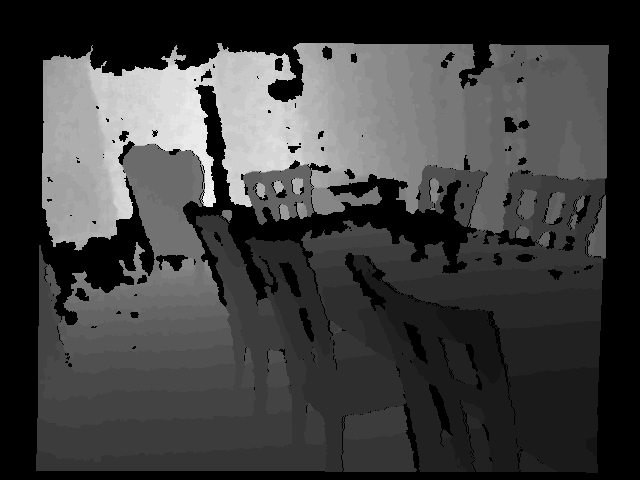
//> input picture ch5_image_processing/joinMap/depth/1.pgm, 640 x 480 px
$ ./imageBasics ../joinMap/depth/1.pgm   (built with g++ and OpenCV 4)
//> lines starting //> are read from the running program, lines starting //| are printed output that depends on the picture; after the words box and inside, x2 and y2 are one past the last pixel; in counts of white or black regions, pixels touching at a corner belong together
#include <iostream>
#include <chrono>
using namespace std;

#include <opencv2/core/core.hpp>
#include <opencv2/highgui/highgui.hpp>

int main( int argc, char** argv)
{
  cv::Mat image;
  image = cv::imread( argv[1] );
//> image is the input picture: 480 rows x 640 cols, CV_8UC3; min 0, max 38, mean 9.4

  if( image.data == nullptr)
  {
  	cerr << "document " << argv[1] << "does not exist" << endl;
  	return 0;
  }

  // output basic info about the image
  cout << "image width: " << image.cols << " image height: " << image.rows << " channel num: " << image.channels() << endl;
//| image width: 640 image height: 480 channel num: 3
  cv::imshow("image", image);
  cv::waitKey(0);

  if( image.type() != CV_8UC1 && image.type() != CV_8UC3 ){
  	cout << "plaese input a color or gray scale image" << endl;
  	return 0;
  }

  //Go through the whole image
  chrono::steady_clock::time_point t1 = chrono::steady_clock::now();
  for(size_t y = 0; y < image.rows; y++){
  	for( size_t x = 0; x < image.cols; x++ ){
  	  unsigned char* row_ptr = image.ptr<unsigned char>( y );
  	  unsigned char* data_ptr = &row_ptr[ x*image.channels() ];

  	  for( int c = 0; c != image.channels(); c++){
  	  	unsigned char data = data_ptr[c];
  	  }

  	}
  }
  chrono::steady_clock::time_point t2 = chrono::steady_clock::now();
  chrono::duration<double> time_used = chrono::duration_cast<chrono::duration<double>>( t2 - t1 );
  cout << "time used for going through the whole image: " << time_used.count() << "s" << endl;

  cv::Mat image_another = image;
  image_another( cv::Rect(0, 0, 100, 100) ).setTo(0);
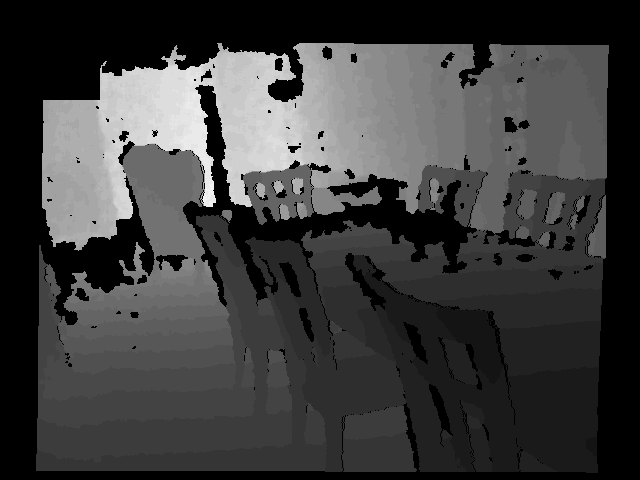
//> image_another: 480 rows x 640 cols, CV_8UC3; 0.77% of pixels changed, all inside (x1, y1, x2, y2) = (43, 45, 100, 100); drawn with min black and max white
  cv::imshow("image", image);
  cv::waitKey(0);

  cv::Mat image_clone = image.clone();
  image_clone( cv::Rect(0, 0, 100, 100) ).setTo(255);
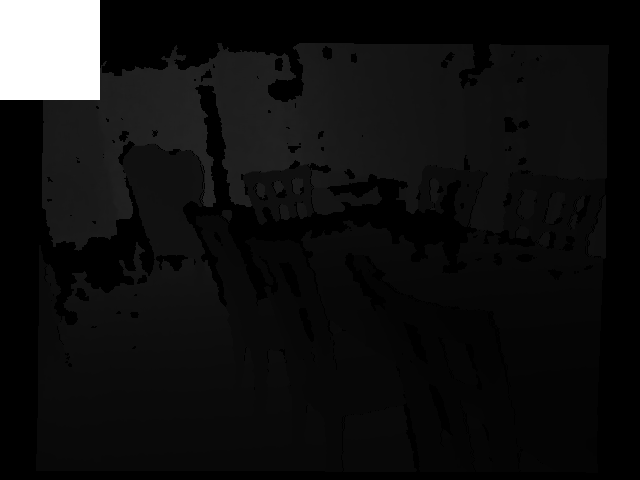
//> image_clone: 480 rows x 640 cols, CV_8UC3; 3.26% of pixels changed, all inside (x1, y1, x2, y2) = (0, 0, 100, 100)
  cv::imshow ( "image", image );
  cv::imshow ( "image_clone", image_clone );
  cv::waitKey (0);

  cv::destroyAllWindows();
  return 0;
}

$ run again, on ch5_image_processing/joinMap/depth/3.pgm
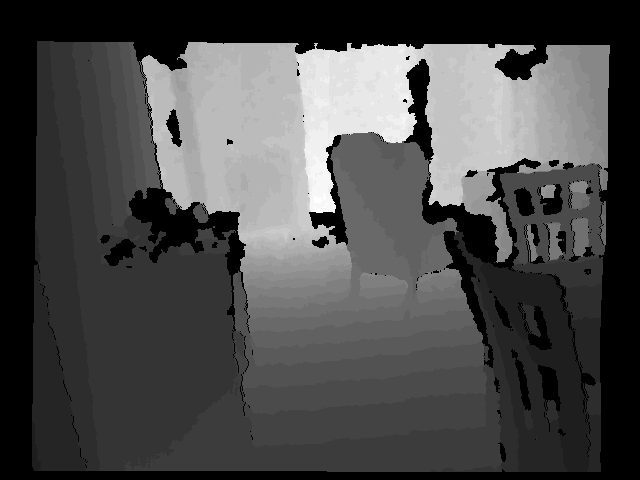
//> input picture ch5_image_processing/joinMap/depth/3.pgm, 640 x 480 px
//> image is the input picture: 480 rows x 640 cols, CV_8UC3; min 0, max 34, mean 9.9
//| image width: 640 image height: 480 channel num: 3
//> `image_another( cv::Rect(0, 0, 100, 100) ).setTo(0);`:
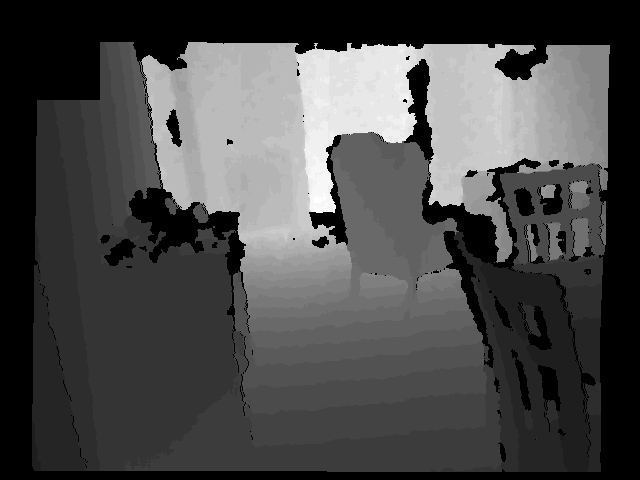
//> image_another: 480 rows x 640 cols, CV_8UC3; 1.19% of pixels changed, all inside (x1, y1, x2, y2) = (37, 41, 100, 100); drawn with min black and max white
//> `image_clone( cv::Rect(0, 0, 100, 100) ).setTo(255);`:
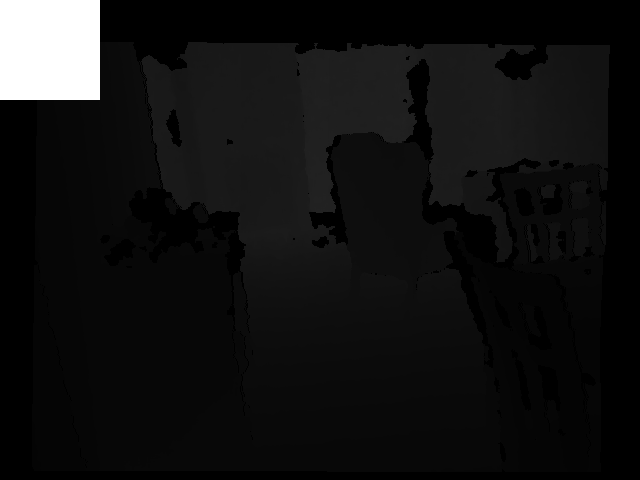
//> image_clone: 480 rows x 640 cols, CV_8UC3; 3.26% of pixels changed, all inside (x1, y1, x2, y2) = (0, 0, 100, 100)

$ run again, on ch5_image_processing/joinMap/depth/4.pgm
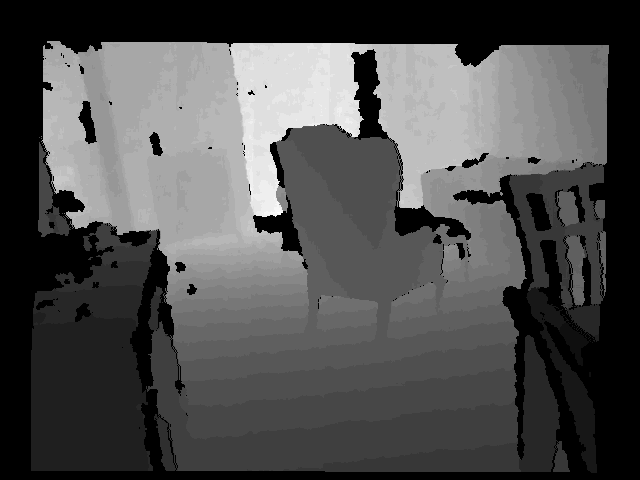
//> input picture ch5_image_processing/joinMap/depth/4.pgm, 640 x 480 px
//> image is the input picture: 480 rows x 640 cols, CV_8UC3; min 0, max 32, mean 9.9
//| image width: 640 image height: 480 channel num: 3
//> `image_another( cv::Rect(0, 0, 100, 100) ).setTo(0);`:
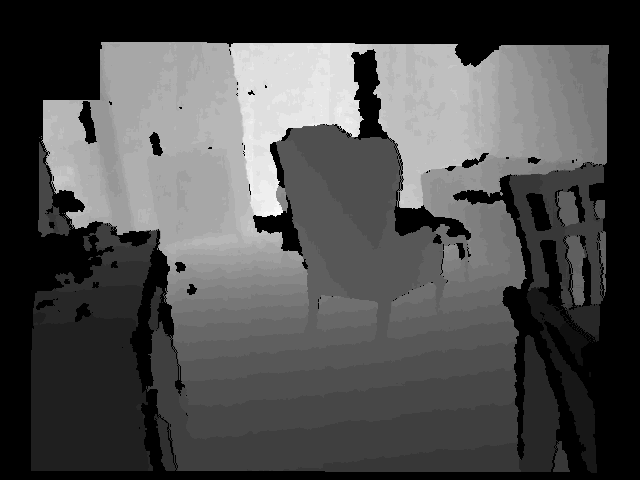
//> image_another: 480 rows x 640 cols, CV_8UC3; 0.94% of pixels changed, all inside (x1, y1, x2, y2) = (43, 41, 100, 100); drawn with min black and max white
//> `image_clone( cv::Rect(0, 0, 100, 100) ).setTo(255);`:
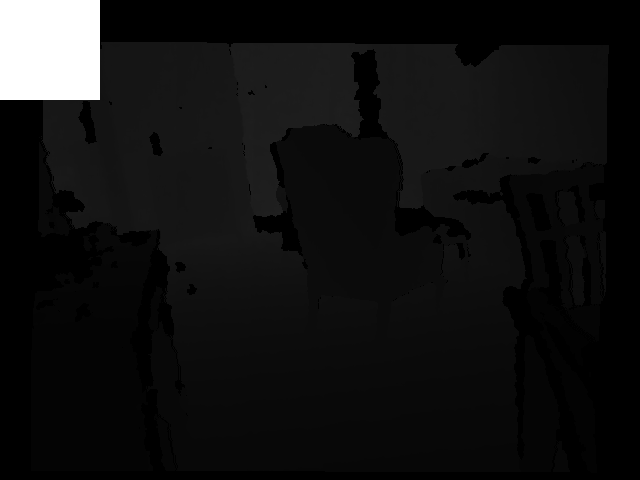
//> image_clone: 480 rows x 640 cols, CV_8UC3; 3.26% of pixels changed, all inside (x1, y1, x2, y2) = (0, 0, 100, 100)

$ run again, on ch5_image_processing/joinMap/depth/5.pgm
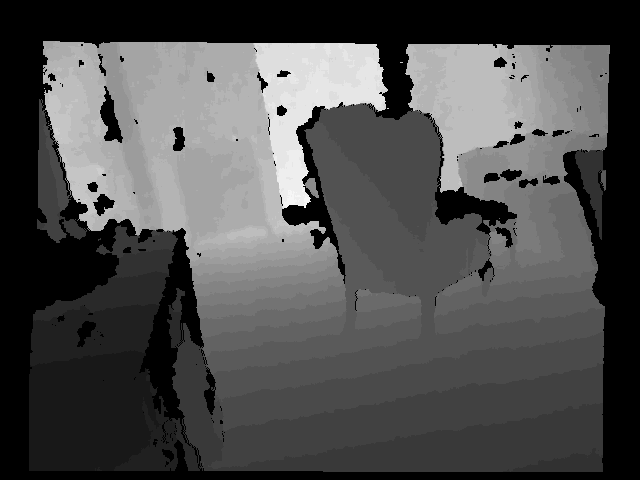
//> input picture ch5_image_processing/joinMap/depth/5.pgm, 640 x 480 px
//> image is the input picture: 480 rows x 640 cols, CV_8UC3; min 0, max 31, mean 9.5
//| image width: 640 image height: 480 channel num: 3
//> `image_another( cv::Rect(0, 0, 100, 100) ).setTo(0);`:
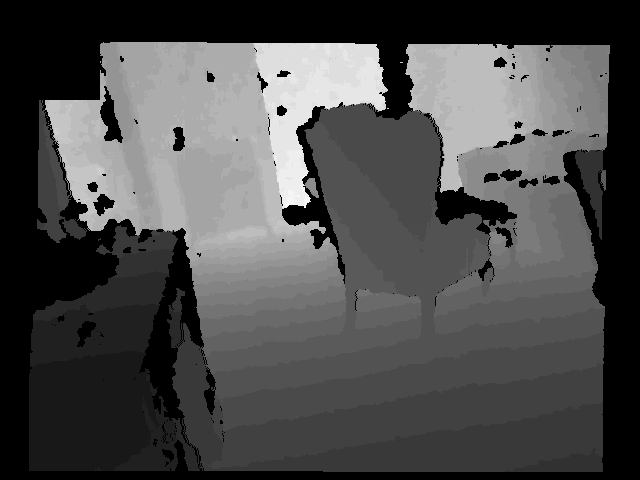
//> image_another: 480 rows x 640 cols, CV_8UC3; 1% of pixels changed, all inside (x1, y1, x2, y2) = (39, 41, 100, 100); drawn with min black and max white
//> `image_clone( cv::Rect(0, 0, 100, 100) ).setTo(255);`:
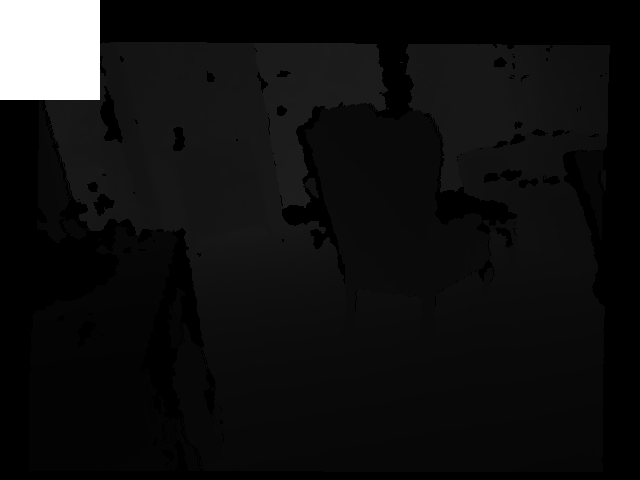
//> image_clone: 480 rows x 640 cols, CV_8UC3; 3.26% of pixels changed, all inside (x1, y1, x2, y2) = (0, 0, 100, 100)
